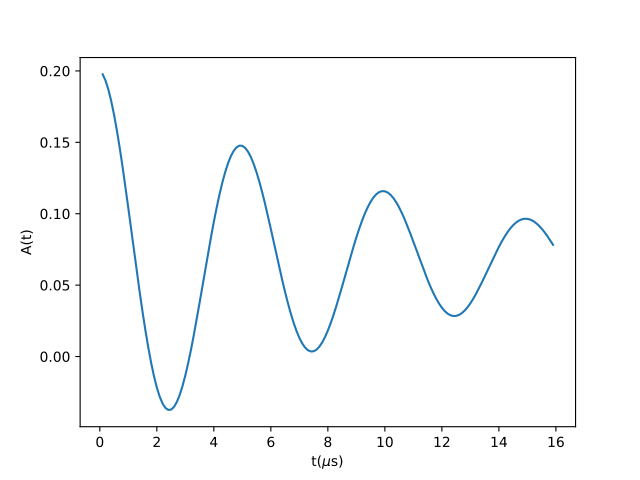

Source code (Python):
from mantid.simpleapi import FunctionWrapper
import matplotlib.pyplot as plt
import numpy as np
x = np.arange(0.1,16,0.1)
y = FunctionWrapper("PCRmagRedfield")
fig, ax=plt.subplots()
ax.plot(x, y(x))
ax.set_xlabel('t($\mu$s)')
ax.set_ylabel('A(t)')
